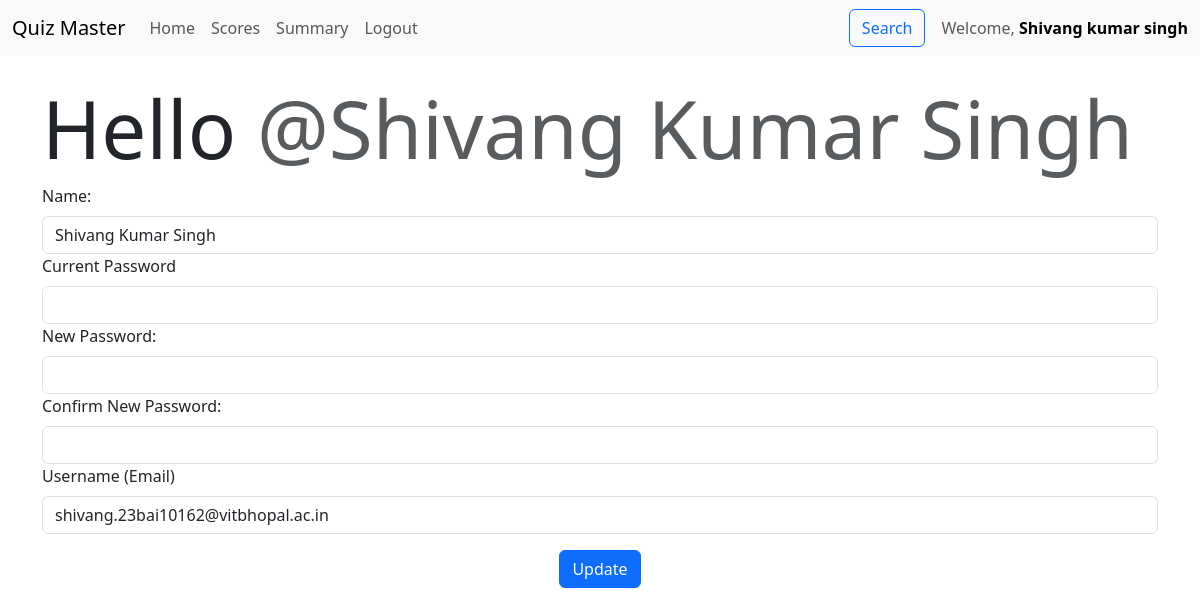
The page /profile (signed in) on the database its author committed.
### models.py (models this page shows)
class User(db.Model):
    id = db.Column(db.Integer, primary_key=True)
    username = db.Column(db.String(120), unique=True, nullable=False)
    password_hash = db.Column(db.String(120), nullable=False)
    full_name = db.Column(db.String(100))
    qualification = db.Column(db.String(100))
    dob = db.Column(db.Date)
    role = db.Column(db.Enum("user", "admin", name="user_roles"), default="user",)
    created_at = db.Column(db.DateTime, default=datetime.now(timezone.utc))
    scores = db.relationship('Score', backref='user', lazy=True, cascade="all, delete-orphan")

### controllers/controllers_login.py (the view, shortened to what this page needs)
@app.route("/profile", methods=["GET", "POST"])
@auth_required
def profile():
    user = User.query.get(session["user_id"])
    return render_template("profile.html", user=user)

### controllers/controllers_login.py (called while the page is built)
def auth_required(func):
    @wraps(func)
    def inner(*args, **kwargs):
        if "user_id" in session:
            return func(*args, **kwargs)
        else:
            flash("Please login to continue")
            return redirect(url_for("home"))
    return inner

### templates/profile.html (shortened to what this page needs)
{% extends 'base.html' %} {% block title %} Profile Page {% endblock %} {% block
    content %}
    <div class="heading">
      <h1 class="display-1">
        Hello
        <span class="text-muted">@{{user.full_name}}</span>
      </h1>
    </div>
    <form action="" method="post" class="form">
      <div class="form-group">
        <label for="name" class="form-label">Name:</label>
        <input
          type="text"
          name="name"
          id="name"
          value="{{user.full_name}}"
          class="form-control"
        />
      </div>
      <div class="form-group">
        <label for="current_password" class="form-label">Current Password</label>
        <input
          type="password"
          name="current_password"
          id="current_password"
          class="form-control"
          required
        />
      </div>
      <div class="form-group">
        <label for="new_password" class="form-label">New Password:</label>
        <input
          type="password"
          name="new_password"
          id="new_password"
          class="form-control"
          required
        />
      </div>
      <div class="form-group">
        <label for="confirm_password" class="form-label"
          >Confirm New Password:</label
        >
        <input
          type="password"
          name="confirm_password"
          id="confirm_password"
          class="form-control"
          required
        />
      </div>
      <div class="form-group">
        <label for="email" class="form-label">Username (Email)</label>
        <input
          type="text"
          name="email"
          id="email"
          value="{{user.username}}"
          class="form-control"
        />
      </div>
      <div class="buttons d-flex justify-content-center align-items-center">
        <div class="form-group m-3">
          <input type="submit" value="Update" class="btn btn-primary" />
        </div>
      </div>
    </form>
    {% endblock %}

### templates/navbar.html (shortened to what this page needs)
<nav class="navbar navbar-expand-lg navbar-light bg-light">
    <div class="container-fluid">
        <a class="navbar-brand" href="/">Quiz Master</a>
        <div class="collapse navbar-collapse" id="navbarNav">
            <ul class="navbar-nav me-auto">
                {% if 'user_id' in session %}
                <li class="nav-item">
                    <a class="nav-link" href="/dashboard">Home</a>
                </li>
                {% if user.role=="user" %}
                <li class="nav-item">
                    <a class="nav-link" href="/dashboard/scores/{{user.id}}">Scores</a>
                </li>
                {% else %}
                <li class="nav-item">
                    <a class="nav-link" href="/dashboard/quiz_management">Quiz</a>
                </li>
                {% endif %}
                <li class="nav-item">
                    <a class="nav-link" href="/summary">Summary</a>
                </li>
                <li class="nav-item">
                    <a class="nav-link" href="/logout">Logout</a>
                </li>
                {% endif %}
            </ul>
            {% if 'user_id' in session %}
            <div class="d-flex align-items-center">
                <a class="nav-link me-3" href="/search">
                    <button class="btn btn-outline-primary">Search</button>
                </a>
                <span class="navbar-text">
                    Welcome, <a class="fw-bold text-decoration-none" href="/profile">{{ user.full_name | capitalize }}</a>
                </span>
            </div>
            {% endif %}
        </div>
    </div>
</nav>

### rows shown on the page
User: full_name "Shivang kumar singh", full_name "Shivang Kumar Singh", name "Shivang Kumar Singh", email "shivang.23bai10162@vitbhopal.ac.in"
